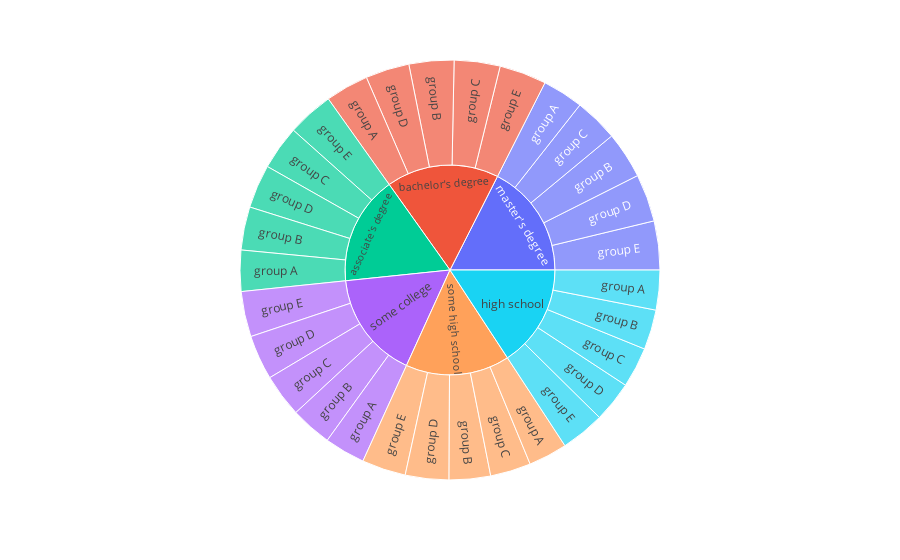
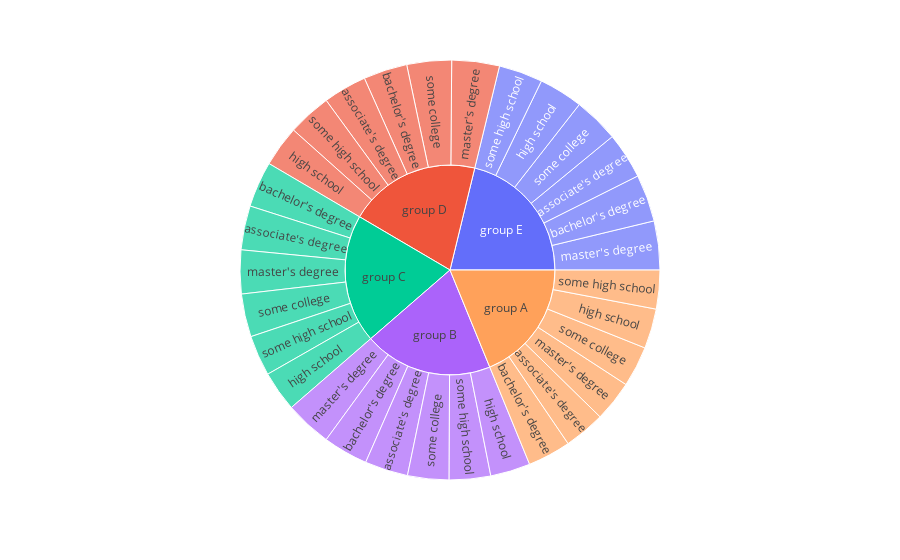

The cell these charts' notebook holds for them, in order:
### Markdown cell above
> Visualice utilizando [`px.sunburst`](https://plotly.com/python/sunburst-charts/ ) el DataFrame obtenido en esta sección.

### Code cell
#### Codigo Aquí ####

# Realizamos ambas visualizaciones

fig = px.sunburst(
    df_grouped.reset_index(),
    #names = 'parental level of education',
    path = ['parental level of education','race/ethnicity'],
    #parents = 'race/ethnicity',
    values='GPA'
    )
fig.show()

fig = px.sunburst(
    df_grouped.reset_index(),
    #names = 'parental level of education',
    path = ['race/ethnicity','parental level of education'],
    #parents = 'race/ethnicity',
    values='GPA'
    )
fig.show()

### Figure 1 — Plotly figure (JSON) as saved in the notebook; plotly's stock layout.template omitted (floating-point values rounded to 4 significant figures)
{"data": [{"branchvalues": "total", "domain": {"x": [0, 1], "y": [0, 1]}, "hovertemplate": "labels=%{label}<br>GPA=%{value}<br>parent=%{parent}<br>id=%{id}<extra></extra>", "ids": ["associate's degree/group A", "bachelor's degree/group A", "high school/group A", "master's degree/group A", "some college/group A", "some high school/group A", "associate's degree/group B", "bachelor's degree/group B", "high school/group B", "master's degree/group B", "some college/group B", "some high school/group B", "associate's degree/group C", "bachelor's degree/group C", "high school/group C", "master's degree/group C", "some college/group C", "some high school/group C", "associate's degree/group D", "bachelor's degree/group D", "high school/group D", "master's degree/group D", "some college/group D", "some high school/group D", "associate's degree/group E", "bachelor's degree/group E", "high school/group E", "master's degree/group E", "some college/group E", "some high school/group E", "associate's degree", "bachelor's degree", "high school", "master's degree", "some college", "some high school"], "labels": ["group A", "group A", "group A", "group A", "group A", "group A", "group B", "group B", "group B", "group B", "group B", "group B", "group C", "group C", "group C", "group C", "group C", "group C", "group D", "group D", "group D", "group D", "group D", "group D", "group E", "group E", "group E", "group E", "group E", "group E", "associate's degree", "bachelor's degree", "high school", "master's degree", "some college", "some high school"], "name": "", "parents": ["associate's degree", "bachelor's degree", "high school", "master's degree", "some college", "some high school", "associate's degree", "bachelor's degree", "high school", "master's degree", "some college", "some high school", "associate's degree", "bachelor's degree", "high school", "master's degree", "some college", "some high school", "associate's degree", "bachelor's degree", "high school", "master's degree", "some college", "some high school", "associate's degree", "bachelor's degree", "high school", "master's degree", "some college", "some high school", "", "", "", "", "", ""], "type": "sunburst", "values": [4.83, 5.07, 4.68, 4.8, 4.78, 4.56, 5.08, 5.28, 4.69, 5.49, 4.86, 4.86, 5.18, 5.39, 4.74, 5.14, 5.05, 4.77, 5.12, 5.15, 4.81, 5.59, 5.25, 5.12, 5.44, 5.54, 5.17, 5.74, 5.33, 5.16, 25.65, 26.43, 24.09, 26.76, 25.27, 24.47]}], "layout": {"legend": {"tracegroupgap": 0}, "margin": {"t": 60}}}

### Figure 2 — Plotly figure (JSON) as saved in the notebook; plotly's stock layout.template omitted (floating-point values rounded to 4 significant figures)
{"data": [{"branchvalues": "total", "domain": {"x": [0, 1], "y": [0, 1]}, "hovertemplate": "labels=%{label}<br>GPA=%{value}<br>parent=%{parent}<br>id=%{id}<extra></extra>", "ids": ["group A/associate's degree", "group B/associate's degree", "group C/associate's degree", "group D/associate's degree", "group E/associate's degree", "group A/bachelor's degree", "group B/bachelor's degree", "group C/bachelor's degree", "group D/bachelor's degree", "group E/bachelor's degree", "group A/high school", "group B/high school", "group C/high school", "group D/high school", "group E/high school", "group A/master's degree", "group B/master's degree", "group C/master's degree", "group D/master's degree", "group E/master's degree", "group A/some college", "group B/some college", "group C/some college", "group D/some college", "group E/some college", "group A/some high school", "group B/some high school", "group C/some high school", "group D/some high school", "group E/some high school", "group A", "group B", "group C", "group D", "group E"], "labels": ["associate's degree", "associate's degree", "associate's degree", "associate's degree", "associate's degree", "bachelor's degree", "bachelor's degree", "bachelor's degree", "bachelor's degree", "bachelor's degree", "high school", "high school", "high school", "high school", "high school", "master's degree", "master's degree", "master's degree", "master's degree", "master's degree", "some college", "some college", "some college", "some college", "some college", "some high school", "some high school", "some high school", "some high school", "some high school", "group A", "group B", "group C", "group D", "group E"], "name": "", "parents": ["group A", "group B", "group C", "group D", "group E", "group A", "group B", "group C", "group D", "group E", "group A", "group B", "group C", "group D", "group E", "group A", "group B", "group C", "group D", "group E", "group A", "group B", "group C", "group D", "group E", "group A", "group B", "group C", "group D", "group E", "", "", "", "", ""], "type": "sunburst", "values": [4.83, 5.08, 5.18, 5.12, 5.44, 5.07, 5.28, 5.39, 5.15, 5.54, 4.68, 4.69, 4.74, 4.81, 5.17, 4.8, 5.49, 5.14, 5.59, 5.74, 4.78, 4.86, 5.05, 5.25, 5.33, 4.56, 4.86, 4.77, 5.12, 5.16, 28.72, 30.26, 30.27, 31.04, 32.38]}], "layout": {"legend": {"tracegroupgap": 0}, "margin": {"t": 60}}}
